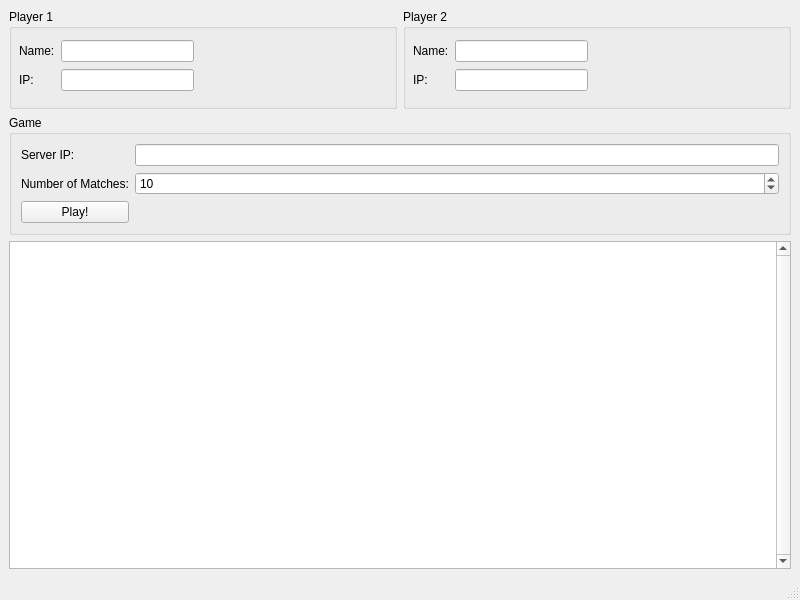
<?xml version="1.0" encoding="UTF-8"?>
<ui version="4.0">
 <class>MainWindow</class>
 <widget class="QMainWindow" name="MainWindow">
  <property name="geometry">
   <rect>
    <x>0</x>
    <y>0</y>
    <width>800</width>
    <height>600</height>
   </rect>
  </property>
  <property name="windowTitle">
   <string>MainWindow</string>
  </property>
  <widget class="QWidget" name="centralwidget">
   <layout class="QGridLayout" name="gridLayout_3">
    <item row="0" column="0">
     <widget class="QGroupBox" name="player1Group">
      <property name="minimumSize">
       <size>
        <width>0</width>
        <height>100</height>
       </size>
      </property>
      <property name="title">
       <string>Player 1</string>
      </property>
      <widget class="QWidget" name="layoutWidget_2">
       <property name="geometry">
        <rect>
         <x>10</x>
         <y>30</y>
         <width>175</width>
         <height>54</height>
        </rect>
       </property>
       <layout class="QGridLayout" name="gridLayout">
        <item row="0" column="0">
         <widget class="QLabel" name="label">
          <property name="text">
           <string>Name:</string>
          </property>
         </widget>
        </item>
        <item row="0" column="1">
         <widget class="QLineEdit" name="player1Name_txt"/>
        </item>
        <item row="1" column="0">
         <widget class="QLabel" name="label_2">
          <property name="text">
           <string>IP:</string>
          </property>
         </widget>
        </item>
        <item row="1" column="1">
         <widget class="QLineEdit" name="player1Ip_txt"/>
        </item>
       </layout>
      </widget>
     </widget>
    </item>
    <item row="0" column="1">
     <widget class="QGroupBox" name="player2Group">
      <property name="title">
       <string>Player 2</string>
      </property>
      <widget class="QWidget" name="layoutWidget">
       <property name="geometry">
        <rect>
         <x>10</x>
         <y>30</y>
         <width>175</width>
         <height>54</height>
        </rect>
       </property>
       <layout class="QGridLayout" name="gridLayout_2">
        <item row="0" column="0">
         <widget class="QLabel" name="label_3">
          <property name="text">
           <string>Name:</string>
          </property>
         </widget>
        </item>
        <item row="0" column="1">
         <widget class="QLineEdit" name="player2Name_txt"/>
        </item>
        <item row="1" column="0">
         <widget class="QLabel" name="label_4">
          <property name="text">
           <string>IP:</string>
          </property>
         </widget>
        </item>
        <item row="1" column="1">
         <widget class="QLineEdit" name="player2Ip_txt"/>
        </item>
       </layout>
      </widget>
     </widget>
    </item>
    <item row="2" column="0" colspan="2">
     <widget class="QTextEdit" name="log_display">
      <property name="enabled">
       <bool>true</bool>
      </property>
      <property name="verticalScrollBarPolicy">
       <enum>Qt::ScrollBarAlwaysOn</enum>
      </property>
      <property name="readOnly">
       <bool>true</bool>
      </property>
     </widget>
    </item>
    <item row="1" column="0" colspan="2">
     <widget class="QGroupBox" name="gameGroup">
      <property name="minimumSize">
       <size>
        <width>0</width>
        <height>100</height>
       </size>
      </property>
      <property name="title">
       <string>Game</string>
      </property>
      <layout class="QGridLayout" name="gridLayout_4">
       <item row="1" column="0">
        <widget class="QLabel" name="label_5">
         <property name="text">
          <string>Number of Matches:</string>
         </property>
        </widget>
       </item>
       <item row="2" column="0">
        <widget class="QPushButton" name="play_btn">
         <property name="text">
          <string>Play!</string>
         </property>
        </widget>
       </item>
       <item row="1" column="1">
        <widget class="QSpinBox" name="numMatches_spin">
         <property name="minimum">
          <number>1</number>
         </property>
         <property name="maximum">
          <number>1000</number>
         </property>
         <property name="singleStep">
          <number>5</number>
         </property>
         <property name="value">
          <number>10</number>
         </property>
        </widget>
       </item>
       <item row="0" column="0">
        <widget class="QLabel" name="label_6">
         <property name="text">
          <string>Server IP:</string>
         </property>
        </widget>
       </item>
       <item row="0" column="1">
        <widget class="QLineEdit" name="gameserverIp_txt"/>
       </item>
      </layout>
     </widget>
    </item>
   </layout>
  </widget>
  <widget class="QStatusBar" name="statusbar"/>
 </widget>
 <resources/>
 <connections/>
</ui>
